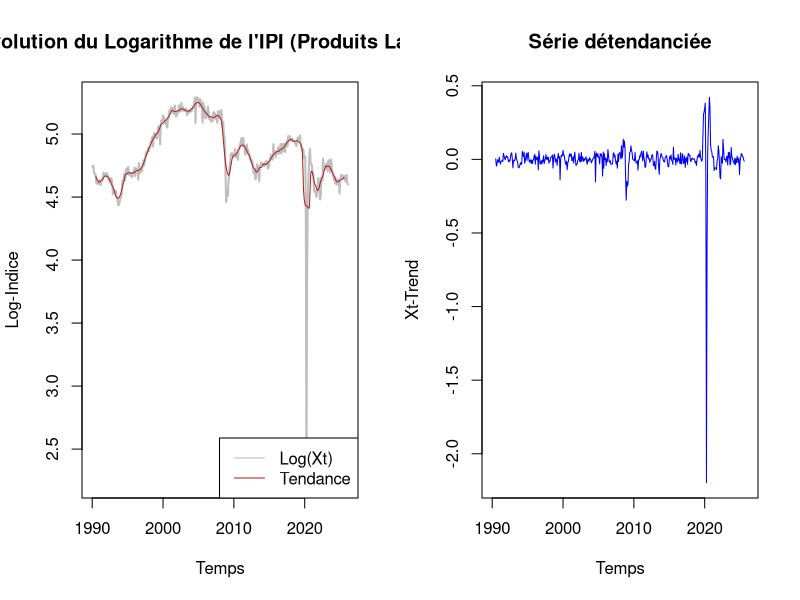
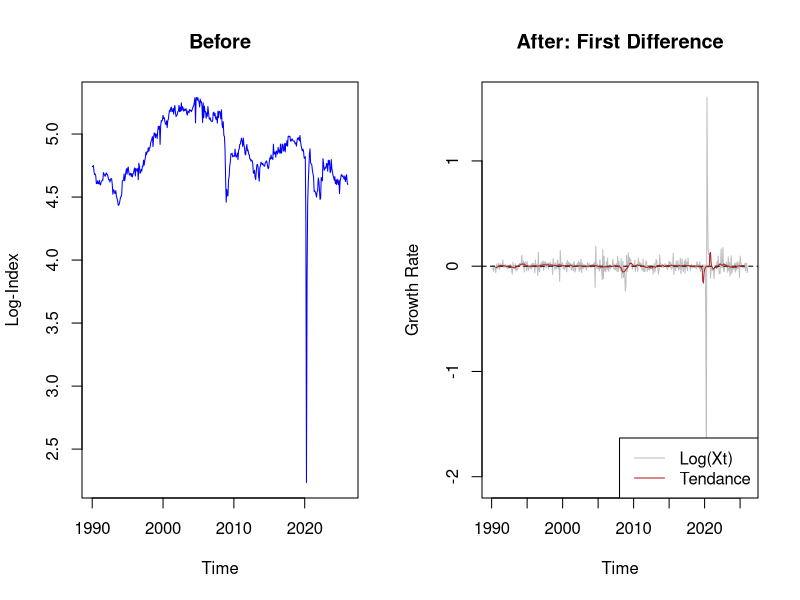
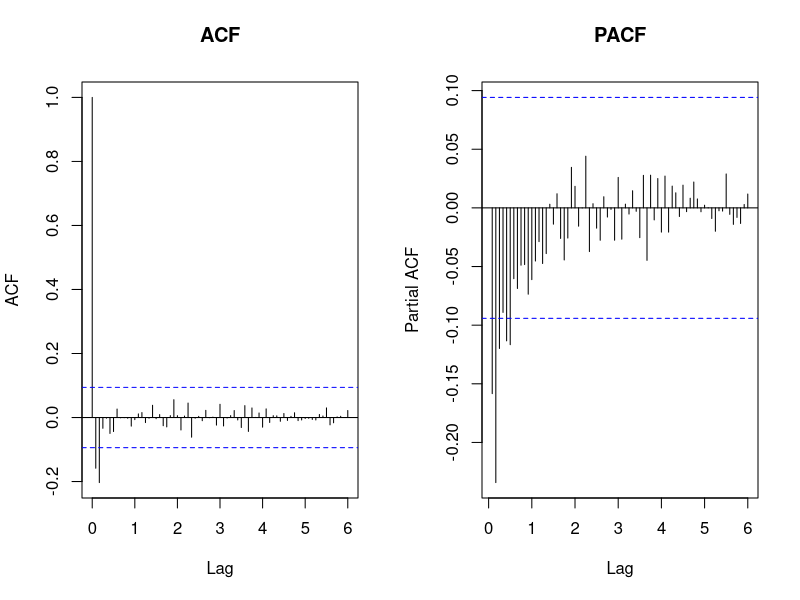
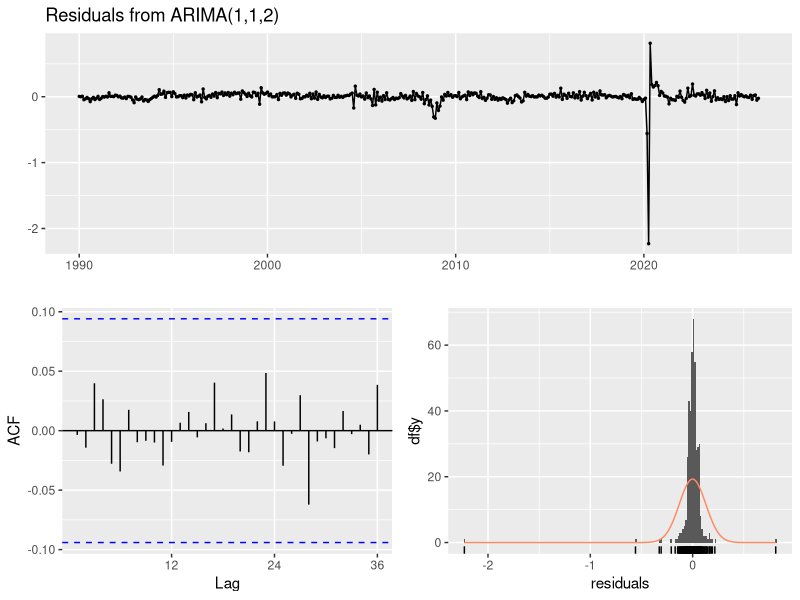

Reproduce these figures in R, in order.
## ---- chunk 1
    library(readr)
    # Importation de la base
    base <- read_delim("valeurs_mensuelles.csv", delim = ";", skip = 3)

    colnames(base) <- c("t", "Xt", "status")

    # Conversion en Date (Format YYYY-MM)
    base$t <- as.Date(paste0(base$t, "-01"), format="%Y-%m-%d")
    base$Xt <- as.numeric(base$Xt)
    base$status <- as.character(base$status)

    # On réordonne la série
    base <- base[order(base$t), ]
    str(base)

## ---- chunk 2
#install.packages("forecast")
library(forecast)

# Passage au logarithme
xt <- ts(base$Xt, start = c(1990, 1), frequency = 12)
lxt <- log(xt)

# Extraction du mouvement de fond 

trend <- ma(lxt, order = 12, centre = TRUE)

par(mfrow=c(1,2))
# Visualisation propre
plot(lxt, 
     main = "Evolution du Logarithme de l'IPI (Produits Laitiers)",
     ylab = "Log-Indice", 
     xlab = "Temps",
     col = "gray",
     lwd = 2)

lines(trend, col = "firebrick", lwd = 1) 

legend("bottomright", 
       legend = c("Log(Xt)", "Tendance"),
       col = c("gray", "firebrick"), 
       lty = 1, 
       lwd = c(1, 1))

# Visualisation de la série tedantanciée
plot(lxt-trend, 
     main = "Série détendanciée",
     ylab = "Xt-Trend", 
     xlab = "Temps",
     col = "blue",
     lwd = 1)

## ---- chunk 3
#install.packages("tseries")
library(urca)
library(tseries)

#--- 1. TEST AUGMENTED DICKEY-FULLER (ADF) ---
adf_trend <- ur.df(lxt, type = "trend", lags = 12, selectlags = "BIC")
summary(adf_trend)

## ---- chunk 4
# Modèle avec constante uniquement (Type = "drift")
adf_drift <- ur.df(lxt, type = "drift", lags = 12, selectlags = "BIC")
summary(adf_drift)


## ---- chunk 5
# Modèle sans constante ni tendance (Type = "none")
adf_none <- ur.df(lxt, type = "none", lags = 12, selectlags = "BIC")
summary(adf_none)

## ---- chunk 6
pp_test <- ur.pp(lxt, type = "Z-tau", model = "constant", lags = "short") 
summary(pp_test)

## ---- chunk 7
kpss_test <- ur.kpss(lxt, type="mu", lags="short", use.lag = 12)
summary(kpss_test)

## ---- chunk 8
# Création de la série différenciée (Le "W_t" de ton cours)
dlxt <- diff(lxt)

# Graphique comparatif (Question 3)
par(mfrow = c(1, 2)) # Pour afficher les deux l'un au-dessus de l'autre
plot(lxt, main = "Before", col = "blue", ylab = "Log-Index")
plot(dlxt, main = "After: First Difference", col = "gray", ylab = "Growth Rate")
abline(h = 0, lty = 2) # Ajoute une ligne à zéro pour voir la stationnarité en moyenne

lines(ma(dlxt, order = 12, centre = TRUE), col = "firebrick", lwd = 1) 

legend("bottomright", 
       legend = c("Log(Xt)", "Tendance"),
       col = c("gray", "firebrick"), 
       lty = 1, 
       lwd = c(1, 1))

## ---- chunk 9
# Visualisation des corrélogrammes
par(mfrow = c(1, 2))
acf(dlxt, main = "ACF", lag.max = 72)
pacf(dlxt, main = "PACF", lag.max = 72)
## ---- chunk 10
# Recherche exhaustive (Grid Search interne)
fit_best <- auto.arima(lxt, 
                       d = 1,           # Fixé car on a déjà fait le test ADF
                       max.p = 2, 
                       max.q = 3, 
                       max.P = 2, 
                       max.Q = 2, 
                       max.D = 1, 
                       stepwise = FALSE,
                       approximation = FALSE,
                       ic = "aic")

# Résumé du grand gagnant
summary(fit_best)

## ---- chunk 11
checkresiduals(fit_best)
